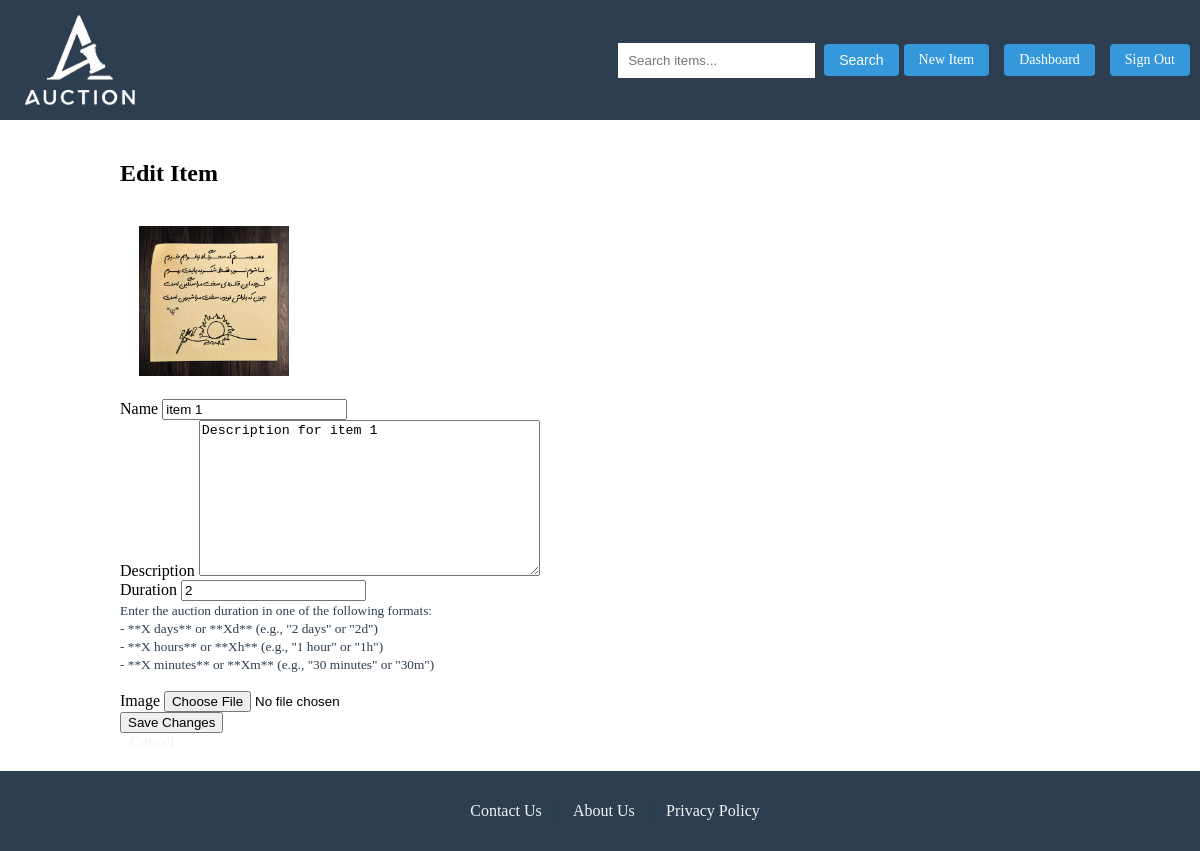
Page /item/1/edit/ (signed in) on the committed database.
### auction/models.py (models this page shows, shortened)
class Item(models.Model):
    name = models.CharField(max_length=100)
    description = models.TextField()
    duration = models.CharField(max_length=50)
    price = models.DecimalField(max_digits=10, decimal_places=2, default=0)
    created_by = models.ForeignKey(User, on_delete=models.CASCADE, related_name='items')
    created_at = models.DateTimeField(auto_now_add=True)
    image = models.ImageField(upload_to='items/', blank=True, null=True)
    bid_count = models.IntegerField(default=0)
    views_count = models.IntegerField(default=0)
    likes_count = models.IntegerField(default=0)
    status = models.CharField(max_length=20, default='Active')

### auction/views.py (the view)
# urls.py: path('item/<int:item_id>/edit/', views.edit_item, name='edit_item'),
@login_required
def edit_item(request, item_id):
    item = get_object_or_404(Item, id=item_id)
    if request.user != item.created_by:
        return redirect('item', item_id=item.id)
    if request.method == 'POST':
        form = EditItemForm(request.POST, request.FILES, instance=item)
        if form.is_valid():
            form.save()
            return redirect('item', item_id=item.id)
    else:
        form = EditItemForm(instance=item)
    return render(request, 'auction/edit_item.html', {'form': form, 'item': item})

### auction/fomrs.py
class EditItemForm(forms.ModelForm):
    class Meta:
        model = Item
        fields = ['image', 'name', 'description', 'duration']
        widgets = {
            'image': forms.FileInput(),
        }

### templates/auction/edit_item.html (shortened to what this page needs)
{% extends 'base.html' %}
{% block content %}
<div class="container-edit-item">
    <h2>Edit Item</h2>
    <img class="img-item" src="{% if item.image %}{{ item.image.url }}{% else %}item.jpg{% endif %}" width="150"height="150"alt="Item Image">
    <form method="post" enctype="multipart/form-data">
        <div>
            <label for="{{ form.name.id_for_label }}">{{ form.name.label }}</label>
            {{ form.name }}
        </div>
        <div>
            <label for="{{ form.description.id_for_label }}">{{ form.description.label }}</label>
            {{ form.description }}
        </div>
        <div>
            <label for="{{ form.duration.id_for_label }}">{{ form.duration.label }}</label>
            {{ form.duration }}
            <small class="help-text" >
                <br> Enter the auction duration in one of the following formats:
                <br>- **X days** or **Xd** (e.g., "2 days" or "2d")
                <br>- **X hours** or **Xh** (e.g., "1 hour" or "1h")
                <br>- **X minutes** or **Xm** (e.g., "30 minutes" or "30m")<br><br>
            </small>
        </div>
        <div>
            <label for="{{ form.image.id_for_label }}">{{ form.image.label }}</label>
            {{ form.image }}
        </div>
        <button type="submit">Save Changes</button>
    </form>
    <a href="{% url 'item' item.id %}">Cancel</a>
</div>
{% endblock %}

### static/css/styles.css (style rules this page uses)
html, body { height: 100%; display: flex; flex-direction: column; margin: 0; padding: 0; overflow-x: hidden; }
a { color: #f4f4f4; text-decoration: none; margin: 0 10px; }
.img-item { padding:2% }
.help-text { color:#2c3e50 }

### rows in the picture
Item: image (picture), name "item 1", description "Description for item 1", duration "2"
